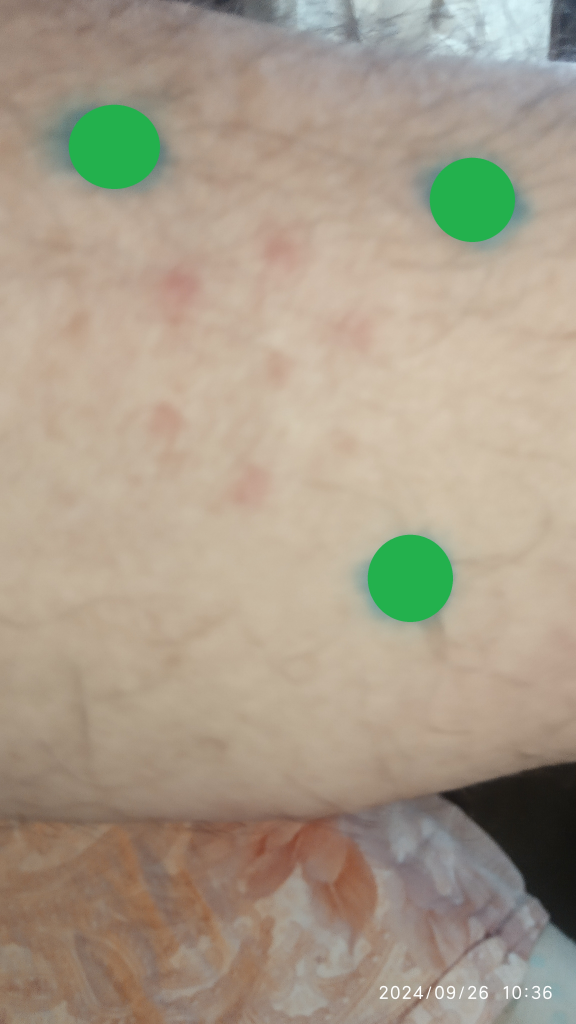
#> input picture CV/qr_circle_rotate.jpg, 2304 x 4096 px, found by its file name (shown at 1/4 size)
$ python main_programm.py
#> lines starting #> are read from the running program, lines starting #| are printed output that depends on the picture; after the words box and inside, x2 and y2 are one past the last pixel; in counts of white or black regions, pixels touching at a corner belong together
### CV/find_direction.py
import cv2
import numpy as np

def find_green_circles_centroids(image_path):
    # Считываем изображение
#> called with image_path = 'CV/qr_circle_rotate.jpg'
    image = cv2.imread(image_path)
#> image is the input picture: shape (4096, 2304, 3); mean B, G, R 138.1, 156.9, 168.6

    # Конвертируем изображение в цветовое пространство HSV
    hsv = cv2.cvtColor(image, cv2.COLOR_BGR2HSV)
#> hsv: shape (4096, 2304, 3); mean H, S, V 24.3, 55.9, 173.8

    # Определяем диапазон зеленого цвета в HSV
    lower_green = np.array([40, 40, 40])
    upper_green = np.array([80, 255, 255])

    # Пороговая обработка изображения для выделения только зеленых пикселей
    mask = cv2.inRange(hsv, lower_green, upper_green)
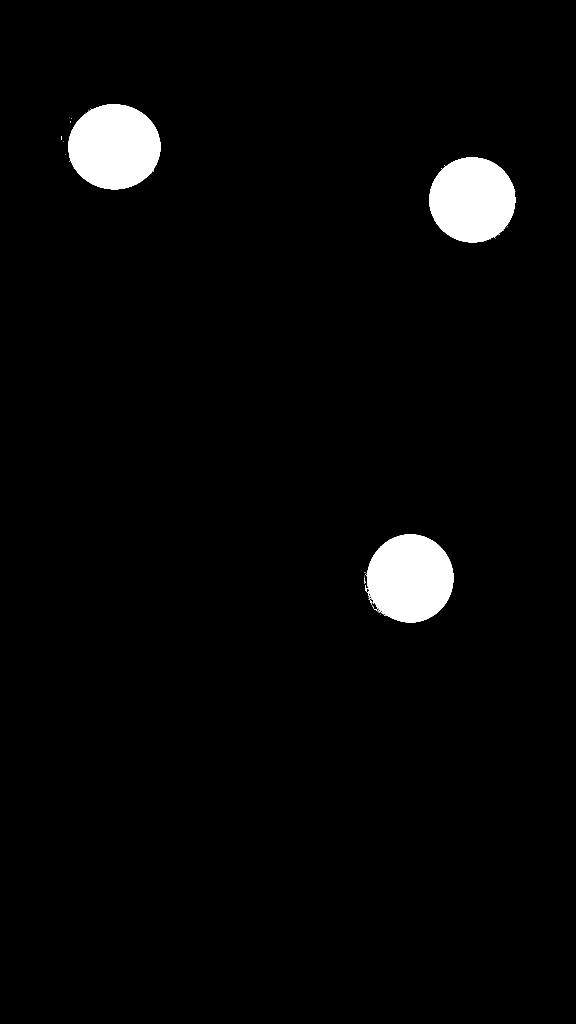
#> mask: shape (4096, 2304) (shown at 1/4 size); 3% white; 64 white regions (54 under 20 px), largest, box (x1, y1, x2, y2) and area: (273, 417, 641, 757) 98017, (1466, 2137, 1813, 2489) 94986, (1717, 629, 2061, 969) 91560

    # Применяем морфологические операции для удаления шума и заполнения отверстий
    kernel = np.ones((5, 5), np.uint8)
    mask = cv2.erode(mask, kernel, iterations=2)
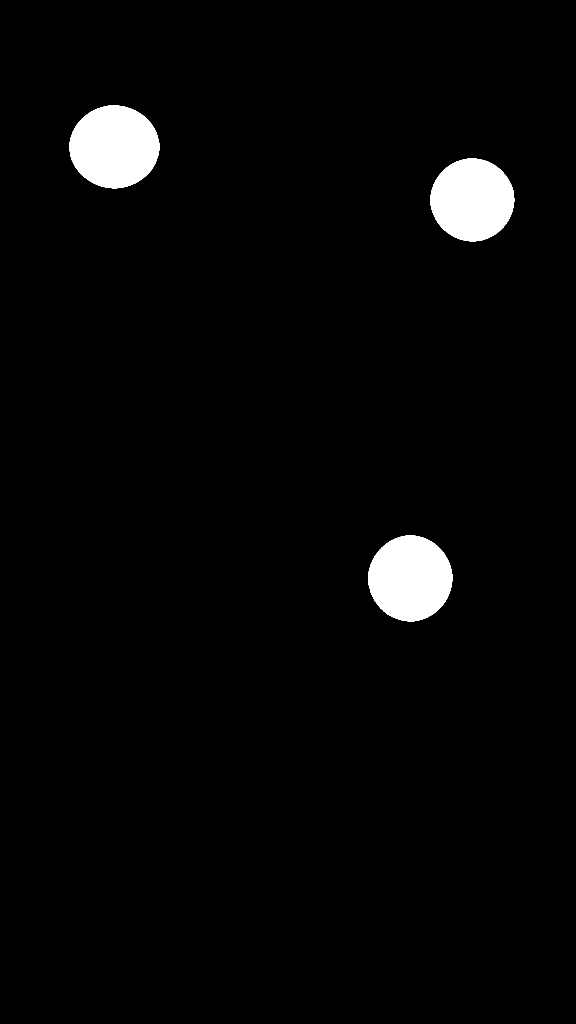
#> mask: shape (4096, 2304) (shown at 1/4 size); 2.8% white; 3 white regions, box (x1, y1, x2, y2) and area: (277, 422, 637, 753) 92410, (1473, 2142, 1809, 2485) 89436, (1721, 633, 2057, 965) 86134
    mask = cv2.dilate(mask, kernel, iterations=2)
#> mask: shape (4096, 2304); 3% white; 3 white regions

    # Ищем контуры зеленых фигур
    contours, _ = cv2.findContours(mask, cv2.RETR_EXTERNAL, cv2.CHAIN_APPROX_SIMPLE)
#> contours = 3 contours; box (x1, y1, x2, y2) and area: (273, 418, 641, 757) 97489, (1469, 2138, 1813, 2489) 94428, (1717, 629, 2061, 969) 91046

    # Создаем список для хранения центров эллипсов
    centroids = []

    # Перебираем контуры и находим центры эллипсов
    for contour in contours:
        area = cv2.contourArea(contour)
        x, y, w, h = cv2.boundingRect(contour)
        aspect_ratio = float(w)/h
        if area > 100 and aspect_ratio > 0.5 and aspect_ratio < 2:  # фильтрация маленьких и неэллиптических фигур
            (x, y), radius = cv2.minEnclosingCircle(contour)
            centroids.append((int(x), int(y)))  # храним центр эллипса
#> this loop made 3 passes
#> (area, w, h, aspect_ratio, radius) on passes 1 to 3: (94428.5, 344, 351, 0.98, 176), (91046.5, 344, 340, 1.01, 172.3), (97489, 368, 339, 1.09, 184.1)
#> after the loop, centroids = [(1641, 2313), (1888, 797), (456, 586)]

    # Обрезаем изображение так, чтобы центры эллипсов были в углах
    if len(centroids) > 0:
        min_x = min(centroid[0] for centroid in centroids) - radius
#> min_x = 271.9
        min_y = min(centroid[1] for centroid in centroids) - radius
#> min_y = 401.9
        max_x = max(centroid[0] for centroid in centroids) + radius
#> max_x = 2072.1
        max_y = max(centroid[1] for centroid in centroids) + radius
#> max_y = 2497.1

        # Проверяем, что координаты углов эллипсов не выходят за пределы изображения
        if min_x < 0 or min_y < 0 or max_x > image.shape[1] or max_y > image.shape[0]:
            print("Координаты углов эллипсов выходят за пределы изображения")
            return None

        # Вычисляем ширину и высоту обрезанного изображения
        width = max_x - min_x
#> width = 1800.3
        height = max_y - min_y
#> height = 2095.3

        # Обрезаем изображение до желаемой прямоугольной формы
        cropped_image = image[int(min_y):int(max_y), int(min_x):int(max_x)]
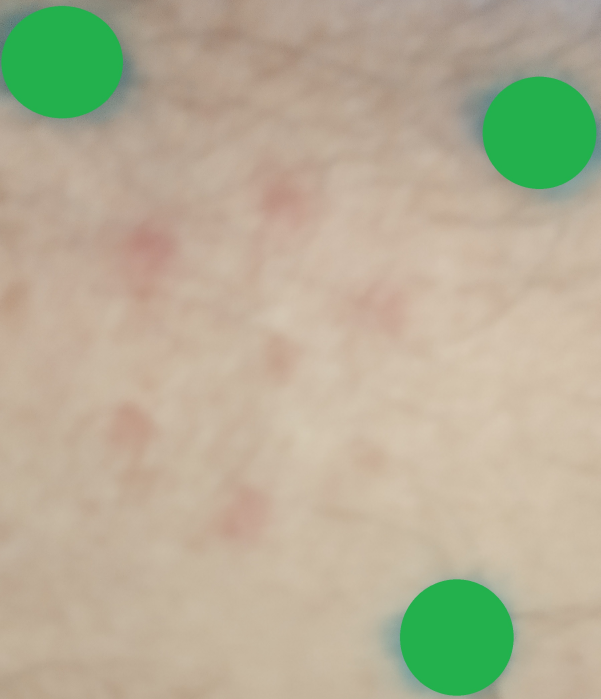
#> cropped_image: shape (2096, 1801, 3) (shown at 1/3 size); mean B, G, R 150.3, 175.6, 181.3

        # Отображаем результат
        cv2.namedWindow('Output', cv2.WINDOW_NORMAL)
        cv2.resizeWindow('Output', 360, 240)
        cv2.imshow('Output', cropped_image)
        cv2.waitKey(0)
        cv2.destroyAllWindows()

    return centroids

### CV/screen_info.py
def get_screen_resolution():
    from screeninfo import get_monitors
    monitor = get_monitors()[0]
    return monitor.width, monitor.height

### CV/main_programm.py
import cv2
import numpy as np
import os

from screen_info import get_screen_resolution
from find_color_circle_2 import open_filename
from find_direction import find_green_circles_centroids

# Загрузка изображения
file_path = os.path.join('CV', 'qr_circle_rotate.jpg')
if os.path.exists(file_path):
    print(f"Файл с изображением в папке '{file_path}' существует.")
# os.chdir(file_path)
#image = cv2.imread(file_path)


if file_path is None:
    print("Не удалось загрузить изображение.")
else:
    # Находим центроиды зелёных кругов
    centroids = find_green_circles_centroids(file_path)
#> centroids = [(1641, 2313), (1888, 797), (456, 586)]
    print (f'количество зелёных кругов {len(centroids)}')
#| количество зелёных кругов 3

    # Проверяем, нашли ли мы три зелёных круга
    if len(centroids) == 3:
        # Сортируем центры зелёных кругов по порядку
        centroids.sort(key=lambda x: x[0] + x[1])

        src_points = np.array([centroids[0], centroids[1], centroids[2]], dtype=np.float32)
#> src_points = [[456, 586], [1888, 797], [1641, 2313]]

        # Вычисляем ширину и высоту на основе расстояний между точками
        width = np.linalg.norm(src_points[0] - src_points[1])
#> width = 1447.5
        height = np.linalg.norm(src_points[1] - src_points[2])
#> height = 1536

        # Определяем новые точки для горизонтального выравнивания
        dst_points = np.array([
            [0, 0],
            [width - 1, 0],
            [width - 1, height - 1]
        ], dtype=np.float32)
#> dst_points = [[0, 0], [1446.5, 0], [1446.5, 1535]]

        # Вычисляем матрицу аффинного преобразования
        matrix = cv2.getAffineTransform(src_points[:3], dst_points)
#> matrix = [[0.986, 0.161, -544], [-0.146, 0.989, -513]]

        # Получение разрешения экрана
        screen_width, screen_height = get_screen_resolution()

        # Применяем аффинное преобразование и обрезаем изображение
        image = cv2.imread(file_path)
        aligned_image = cv2.warpAffine(image, matrix, (int(width), int(height)))
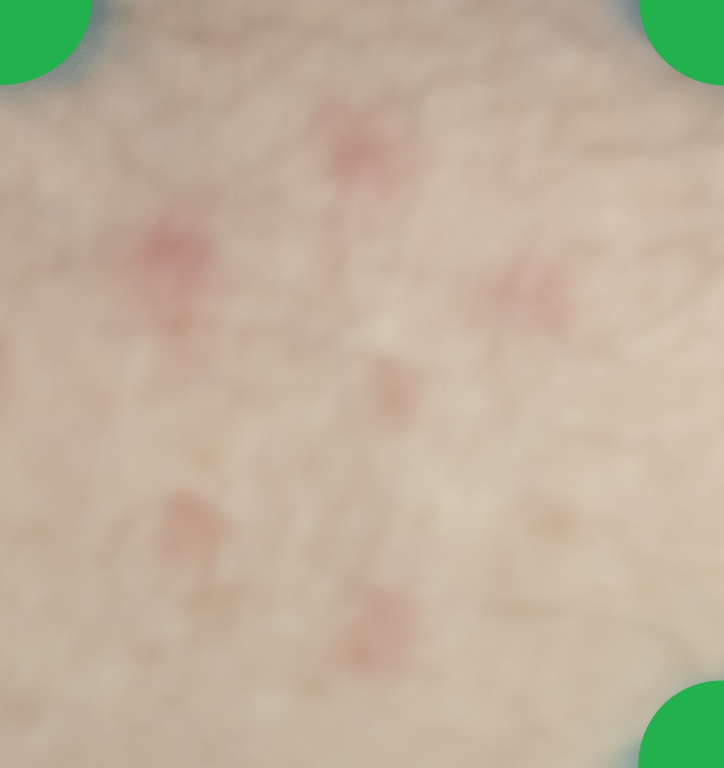
#> aligned_image: shape (1535, 1447, 3) (shown at 1/2 size); mean B, G, R 155.3, 177.5, 191.6
        # Сохраняем выровненное и обрезанное изображение
        cv2.imwrite('aligned_cropped_image.jpg', aligned_image)

        # Поворачиваем изображение на 90 градусов по часовой стрелке
        (h, w) = aligned_image.shape[:2]
#> h = 1535; w = 1447
        (cX, cY) = (w // 2, h // 2)
#> cX = 723; cY = 767
        M = cv2.getRotationMatrix2D((cX, cY), 90, 1.0)
        rotated_image = cv2.warpAffine(aligned_image, M, (w, h))
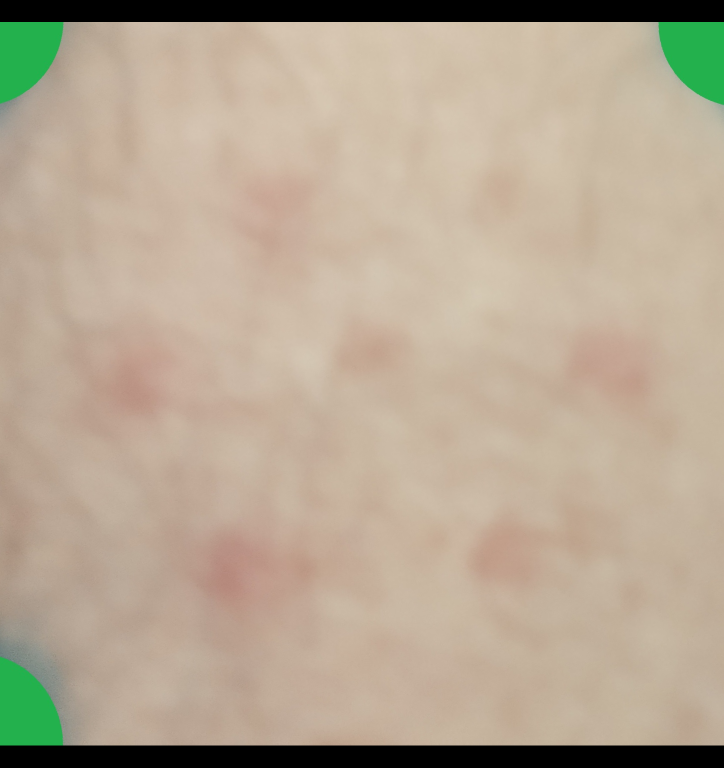
#> rotated_image: shape (1535, 1447, 3) (shown at 1/2 size); mean B, G, R 147.4, 167.7, 182.5

        # Сохраняем повернутое изображение
        cv2.imwrite('qr_circle_rotate_cut.png', rotated_image)
    else:
        print("Не удалось найти три зелёных круга для выравнивания.")

    if 'aligned_image' in locals():
        # Определяем имя нового файла с припиской _cut
        output_filename = 'CV/new_files/qr_circle_rotate_cut.png'

        # Сохраняем обрезанное изображение
        cv2.imwrite(output_filename, rotated_image)
        print(f"Обрезанное изображение сохранено как {output_filename}")

        # Изменение размера изображения для соответствия разрешению экрана
#> (the run stopped early here; a loop or call above may not have finished)
